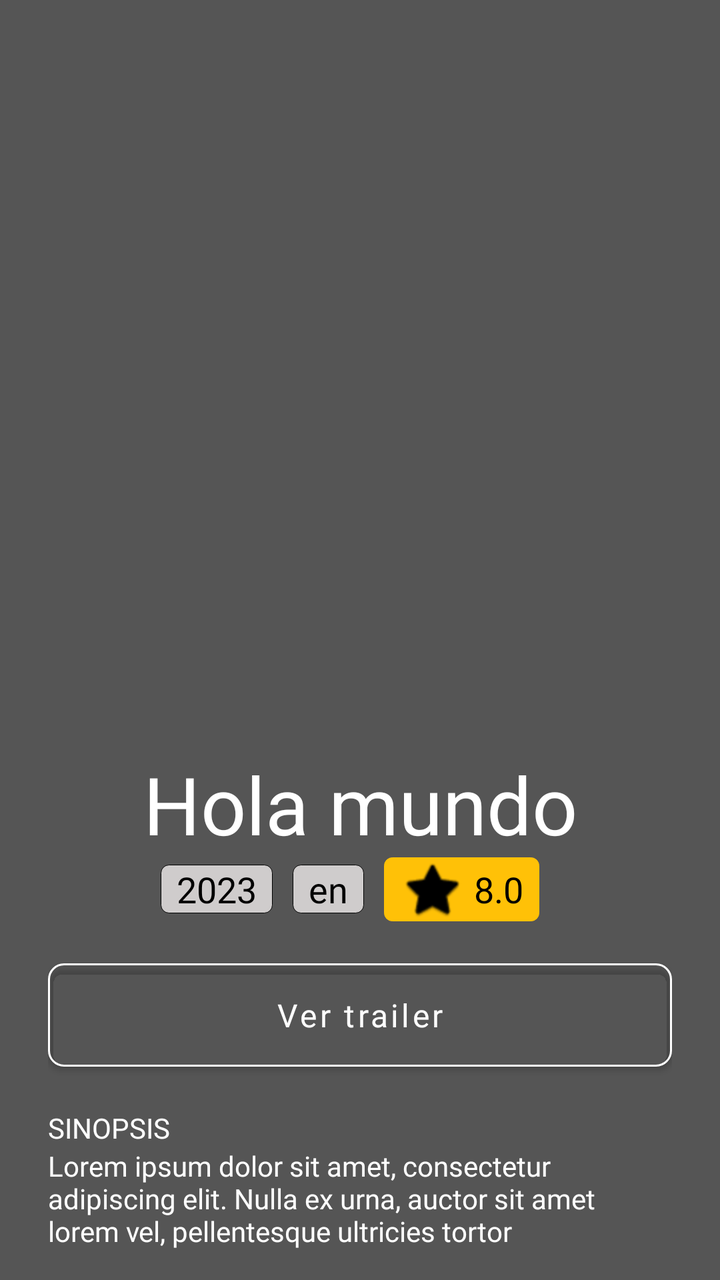
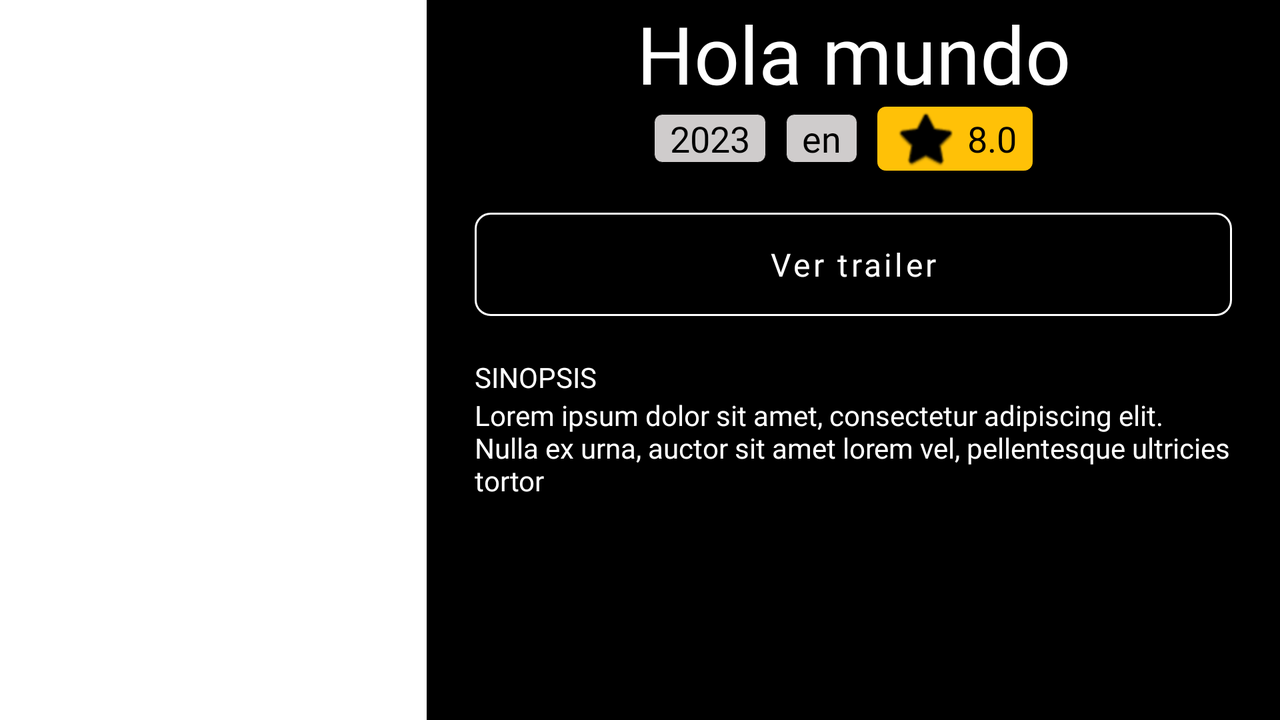

First picture: res/layout/ on a phone held upright. Second picture: the repository's own variant of that layout, on a device whose configuration matches the variant's folder. Source for both follows.
<!-- AndroidManifest.xml: application theme Theme.Movies -->
<!-- res/layout/fragment_detail.xml -->
<?xml version="1.0" encoding="utf-8"?>
<androidx.constraintlayout.widget.ConstraintLayout
    xmlns:android="http://schemas.android.com/apk/res/android"
    xmlns:tools="http://schemas.android.com/tools"
    android:layout_width="match_parent"
    android:layout_height="match_parent"
    xmlns:app="http://schemas.android.com/apk/res-auto"
    tools:context=".presentation.ui.detail.DetailFragment">
    <ImageView
        android:id="@+id/detImgPosterMovie"
        android:src="@mipmap/ic_launcher"
        android:scaleType="centerCrop"
        android:layout_width="match_parent"
        android:layout_height="match_parent"/>

    <androidx.constraintlayout.widget.ConstraintLayout
        android:background="#aa000000"
        android:layout_width="match_parent"
        android:layout_height="match_parent">

        <LinearLayout
            android:id="@+id/detInfoDetailContainer"
            android:orientation="vertical"
            android:layout_width="match_parent"
            android:layout_height="wrap_content"
            android:gravity="center"
            android:layout_marginHorizontal="24dp"
            app:layout_constraintStart_toStartOf="parent"
            app:layout_constraintEnd_toEndOf="parent"
            app:layout_constraintBottom_toBottomOf="parent"
            >
            <TextView
                android:id="@+id/detTvMovieTitle"
                android:gravity="center"
                android:layout_gravity="center"
                tools:text="Hola mundo"
                android:textColor="@color/white"
                android:fontFamily="@font/poppins_semibold"
                android:textSize="40sp"
                android:layout_width="match_parent"
                android:layout_height="wrap_content"/>

            <LinearLayout
                android:orientation="horizontal"
                android:layout_gravity="center"
                android:gravity="center"
                android:layout_width="match_parent"
                android:layout_height="wrap_content">

                <TextView
                    android:id="@+id/detTvLaunchYear"
                    style="@style/TVMovieDetail"
                    tools:text="2023"
                    android:layout_marginEnd="10dp" />

                <TextView
                    android:id="@+id/detTvLanguage"
                    style="@style/TVMovieDetail"
                    tools:text="en"
                    android:layout_marginEnd="10dp" />

                <TextView
                    android:id="@+id/detTvRate"
                    style="@style/TVMovieDetail"
                    tools:text="8.0"
                    android:fontFamily="@font/poppins_semibold"
                    android:layout_marginEnd="10dp"
                    android:drawablePadding="5dp"
                    android:backgroundTint="@color/yellow"
                    app:drawableStartCompat="@android:drawable/btn_star_big_on"
                    app:drawableTint="@color/black" />

            </LinearLayout>

            <com.google.android.material.button.MaterialButton
                android:id="@+id/detBtnVerTrailer"
                style="@style/BtnTransparent"
                android:layout_marginTop="15dp"
                android:text="@string/label_watch_trailer"
                app:layout_constraintStart_toStartOf="parent"
                app:layout_constraintTop_toBottomOf="@+id/tvLabelRecommendForYou" />

            <TextView
                android:id="@+id/detTvSinopsis"
                android:layout_marginTop="15dp"
                android:textAllCaps="true"
                android:textSize="14sp"
                android:fontFamily="@font/poppins_semibold"
                android:textColor="@color/white"
                android:text="@string/label_sinopsis"
                android:layout_width="match_parent"
                android:layout_height="wrap_content"/>

            <TextView
                android:id="@+id/detTvOverview"
                android:layout_width="match_parent"
                android:layout_height="wrap_content"
                android:textSize="14sp"
                android:fontFamily="@font/poppins"
                android:textColor="@color/white"
                android:layout_marginBottom="15dp"
                tools:text="Lorem ipsum dolor sit amet, consectetur adipiscing elit. Nulla ex urna, auctor sit amet lorem vel, pellentesque ultricies tortor"
                />

        </LinearLayout>

    </androidx.constraintlayout.widget.ConstraintLayout>




</androidx.constraintlayout.widget.ConstraintLayout>
<!-- resources referenced by this layout -->
<resources>
  <color name="black">#FF000000</color>
  <color name="white">#FFFFFFFF</color>
  <color name="yellow">#FFC107</color>
  <string name="label_sinopsis">Sinopsis</string>
  <string name="label_watch_trailer">Ver trailer</string>
  <style name="BtnTransparent">
          <item name="android:layout_width">match_parent</item>
          <item name="android:layout_height">wrap_content</item>
          <item name="android:textAllCaps">false</item>
          <item name="android:fontFamily">@font/poppins_semibold</item>
          <item name="android:textSize">16sp</item>
          <item name="android:textColor">@color/white</item>
          <item name="android:backgroundTint">@android:color/transparent</item>
          <item name="strokeColor">@color/white</item>
          <item name="strokeWidth">1dp</item>
          <item name="cornerRadius">8dp</item>
          <item name="android:padding">15dp</item>
      </style>
  <style name="TVMovieDetail">
          <item name="android:layout_width">wrap_content</item>
          <item name="android:layout_height">wrap_content</item>
          <item name="android:textAllCaps">false</item>
          <item name="android:fontFamily">@font/poppins</item>
          <item name="android:textSize">18sp</item>
          <item name="android:textColor">@color/black</item>item&gt;
          <item name="cornerRadius">8dp</item>
          <item name="android:gravity">center</item>
          <item name="android:layout_gravity">center</item>
          <item name="android:paddingStart">8dp</item>
          <item name="android:paddingEnd">8dp</item>
          <item name="android:background">@drawable/bg_textview_gray</item>
      </style>
  <style name="Theme.Movies" parent="Theme.MaterialComponents.DayNight.DarkActionBar">
          
          <item name="colorPrimary">@color/purple_500</item>
          <item name="colorPrimaryVariant">@color/purple_700</item>
          <item name="colorOnPrimary">@color/white</item>
          
          <item name="colorSecondary">@color/teal_200</item>
          <item name="colorSecondaryVariant">@color/teal_700</item>
          <item name="colorOnSecondary">@color/black</item>
          
          <item name="windowActionBar">false</item>
          <item name="windowNoTitle">true</item>
          <item name="android:windowTranslucentStatus">true</item>
          <item name="android:statusBarColor">@android:color/transparent</item>
      </style>
  <!-- drawable bg_textview_gray (drawable) -->
  <?xml version="1.0" encoding="utf-8"?>
  <layer-list xmlns:android="http://schemas.android.com/apk/res/android" >
      <item>
          <shape android:shape="rectangle" >
              <stroke
                  android:width="1px"
                  android:color="#000000" />
  
              <solid android:color="@color/gray" />
  
              <corners
                  android:radius="4dp"/>
          </shape>
      </item>
  </layer-list>
  <color name="purple_500">#FF6200EE</color>
  <color name="purple_700">#FF3700B3</color>
  <color name="teal_200">#FF03DAC5</color>
  <color name="teal_700">#FF018786</color>
  <color name="gray">#CFCCCC</color>
</resources>
<!-- res/layout-land/fragment_detail.xml (the repository's variant of the layout above) -->
<!-- drawn on the phone turned sideways -->
<?xml version="1.0" encoding="utf-8"?>
<androidx.constraintlayout.widget.ConstraintLayout xmlns:android="http://schemas.android.com/apk/res/android"
    android:layout_width="match_parent"
    android:layout_height="match_parent"
    xmlns:tools="http://schemas.android.com/tools"
    xmlns:app="http://schemas.android.com/apk/res-auto">
    <LinearLayout
        android:orientation="horizontal"
        android:layout_width="match_parent"
        android:layout_height="match_parent">
        <LinearLayout
            android:layout_weight="1"
            android:layout_width="wrap_content"
            android:layout_height="match_parent">
            <ImageView
                android:id="@+id/detImgPosterMovie"
                android:src="@mipmap/ic_launcher"
                android:scaleType="centerCrop"
                android:layout_width="match_parent"
                android:layout_height="match_parent"/>
        </LinearLayout>

        <LinearLayout
            android:layout_weight="2"
            android:background="@color/black"
            android:layout_width="0dp"
            android:layout_height="match_parent">
            <ScrollView
                android:layout_width="match_parent"
                android:layout_height="wrap_content">
                <LinearLayout
                    android:id="@+id/detInfoDetailContainer"
                    android:orientation="vertical"
                    android:layout_width="wrap_content"
                    android:layout_height="match_parent"
                    android:gravity="center"
                    android:layout_marginHorizontal="24dp"
                    >
                    <TextView
                        android:id="@+id/detTvMovieTitle"
                        android:gravity="center"
                        android:layout_gravity="center"
                        tools:text="Hola mundo"
                        android:textColor="@color/white"
                        android:fontFamily="@font/poppins_semibold"
                        android:textSize="40sp"
                        android:layout_width="match_parent"
                        android:layout_height="wrap_content"/>

                    <LinearLayout
                        android:orientation="horizontal"
                        android:layout_gravity="center"
                        android:gravity="center"
                        android:layout_width="match_parent"
                        android:layout_height="wrap_content">

                        <TextView
                            android:id="@+id/detTvLaunchYear"
                            style="@style/TVMovieDetail"
                            tools:text="2023"
                            android:layout_marginEnd="10dp" />

                        <TextView
                            android:id="@+id/detTvLanguage"
                            style="@style/TVMovieDetail"
                            tools:text="en"
                            android:layout_marginEnd="10dp" />

                        <TextView
                            android:id="@+id/detTvRate"
                            style="@style/TVMovieDetail"
                            tools:text="8.0"
                            android:fontFamily="@font/poppins_semibold"
                            android:layout_marginEnd="10dp"
                            android:drawablePadding="5dp"
                            android:backgroundTint="@color/yellow"
                            app:drawableStartCompat="@android:drawable/btn_star_big_on"
                            app:drawableTint="@color/black" />

                    </LinearLayout>

                    <com.google.android.material.button.MaterialButton
                        android:id="@+id/detBtnVerTrailer"
                        style="@style/BtnTransparent"
                        android:layout_marginTop="15dp"
                        android:text="@string/label_watch_trailer"
                        app:layout_constraintStart_toStartOf="parent"
                        app:layout_constraintTop_toBottomOf="@+id/tvLabelRecommendForYou" />

                    <TextView
                        android:id="@+id/detTvSinopsis"
                        android:layout_marginTop="15dp"
                        android:textAllCaps="true"
                        android:textSize="14sp"
                        android:fontFamily="@font/poppins_semibold"
                        android:textColor="@color/white"
                        android:text="@string/label_sinopsis"
                        android:layout_width="match_parent"
                        android:layout_height="wrap_content"/>

                    <TextView
                        android:id="@+id/detTvOverview"
                        android:layout_width="match_parent"
                        android:layout_height="wrap_content"
                        android:textSize="14sp"
                        android:fontFamily="@font/poppins"
                        android:textColor="@color/white"
                        android:layout_marginBottom="15dp"
                        tools:text="Lorem ipsum dolor sit amet, consectetur adipiscing elit. Nulla ex urna, auctor sit amet lorem vel, pellentesque ultricies tortor"
                        />

                </LinearLayout>
            </ScrollView>


        </LinearLayout>
    </LinearLayout>

</androidx.constraintlayout.widget.ConstraintLayout>
